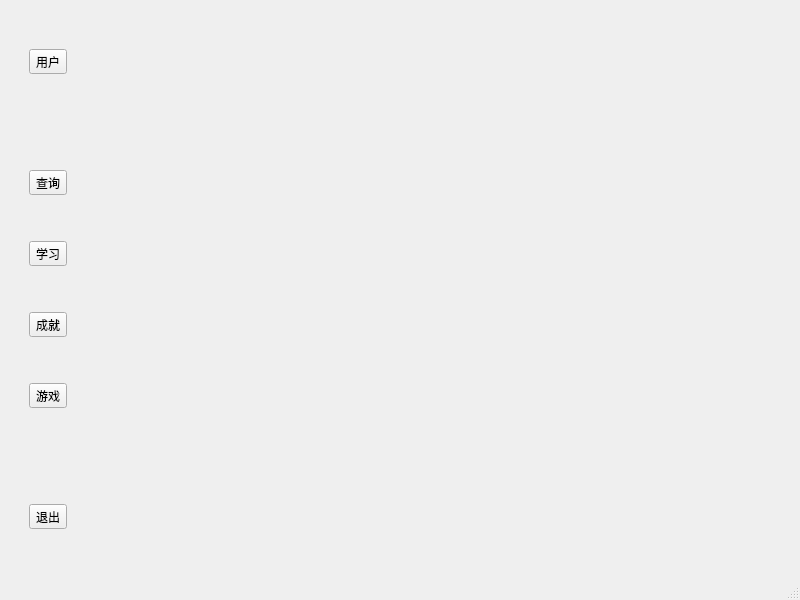
<?xml version="1.0" encoding="UTF-8"?>
<ui version="4.0">
 <class>MainWindow</class>
 <widget class="QMainWindow" name="MainWindow">
  <property name="geometry">
   <rect>
    <x>0</x>
    <y>0</y>
    <width>800</width>
    <height>600</height>
   </rect>
  </property>
  <property name="windowTitle">
   <string>MainWindow</string>
  </property>
  <widget class="QWidget" name="centralwidget">
   <layout class="QVBoxLayout" name="verticalLayout_2">
    <item>
     <layout class="QHBoxLayout" name="horizontalLayout_7" stretch="1,9">
      <item>
       <layout class="QVBoxLayout" name="verticalLayout">
        <item>
         <spacer name="verticalSpacer_8">
          <property name="orientation">
           <enum>Qt::Orientation::Vertical</enum>
          </property>
          <property name="sizeType">
           <enum>QSizePolicy::Policy::Minimum</enum>
          </property>
          <property name="sizeHint" stdset="0">
           <size>
            <width>20</width>
            <height>40</height>
           </size>
          </property>
         </spacer>
        </item>
        <item>
         <layout class="QHBoxLayout" name="horizontalLayout">
          <item>
           <spacer name="horizontalSpacer_11">
            <property name="orientation">
             <enum>Qt::Orientation::Horizontal</enum>
            </property>
            <property name="sizeHint" stdset="0">
             <size>
              <width>40</width>
              <height>20</height>
             </size>
            </property>
           </spacer>
          </item>
          <item>
           <widget class="QToolButton" name="userButton">
            <property name="text">
             <string>用户</string>
            </property>
           </widget>
          </item>
          <item>
           <spacer name="horizontalSpacer_12">
            <property name="orientation">
             <enum>Qt::Orientation::Horizontal</enum>
            </property>
            <property name="sizeHint" stdset="0">
             <size>
              <width>40</width>
              <height>20</height>
             </size>
            </property>
           </spacer>
          </item>
         </layout>
        </item>
        <item>
         <spacer name="verticalSpacer">
          <property name="orientation">
           <enum>Qt::Orientation::Vertical</enum>
          </property>
          <property name="sizeHint" stdset="0">
           <size>
            <width>20</width>
            <height>40</height>
           </size>
          </property>
         </spacer>
        </item>
        <item>
         <layout class="QHBoxLayout" name="horizontalLayout_2">
          <item>
           <spacer name="horizontalSpacer_9">
            <property name="orientation">
             <enum>Qt::Orientation::Horizontal</enum>
            </property>
            <property name="sizeHint" stdset="0">
             <size>
              <width>40</width>
              <height>20</height>
             </size>
            </property>
           </spacer>
          </item>
          <item>
           <widget class="QToolButton" name="queryButton">
            <property name="text">
             <string>查询</string>
            </property>
           </widget>
          </item>
          <item>
           <spacer name="horizontalSpacer_10">
            <property name="orientation">
             <enum>Qt::Orientation::Horizontal</enum>
            </property>
            <property name="sizeHint" stdset="0">
             <size>
              <width>40</width>
              <height>20</height>
             </size>
            </property>
           </spacer>
          </item>
         </layout>
        </item>
        <item>
         <spacer name="verticalSpacer_5">
          <property name="orientation">
           <enum>Qt::Orientation::Vertical</enum>
          </property>
          <property name="sizeType">
           <enum>QSizePolicy::Policy::Minimum</enum>
          </property>
          <property name="sizeHint" stdset="0">
           <size>
            <width>20</width>
            <height>40</height>
           </size>
          </property>
         </spacer>
        </item>
        <item>
         <layout class="QHBoxLayout" name="horizontalLayout_3">
          <item>
           <spacer name="horizontalSpacer_7">
            <property name="orientation">
             <enum>Qt::Orientation::Horizontal</enum>
            </property>
            <property name="sizeHint" stdset="0">
             <size>
              <width>40</width>
              <height>20</height>
             </size>
            </property>
           </spacer>
          </item>
          <item>
           <widget class="QToolButton" name="learnButton">
            <property name="text">
             <string>学习</string>
            </property>
           </widget>
          </item>
          <item>
           <spacer name="horizontalSpacer_8">
            <property name="orientation">
             <enum>Qt::Orientation::Horizontal</enum>
            </property>
            <property name="sizeHint" stdset="0">
             <size>
              <width>40</width>
              <height>20</height>
             </size>
            </property>
           </spacer>
          </item>
         </layout>
        </item>
        <item>
         <spacer name="verticalSpacer_4">
          <property name="orientation">
           <enum>Qt::Orientation::Vertical</enum>
          </property>
          <property name="sizeType">
           <enum>QSizePolicy::Policy::Minimum</enum>
          </property>
          <property name="sizeHint" stdset="0">
           <size>
            <width>20</width>
            <height>40</height>
           </size>
          </property>
         </spacer>
        </item>
        <item>
         <layout class="QHBoxLayout" name="horizontalLayout_4">
          <item>
           <spacer name="horizontalSpacer_5">
            <property name="orientation">
             <enum>Qt::Orientation::Horizontal</enum>
            </property>
            <property name="sizeHint" stdset="0">
             <size>
              <width>40</width>
              <height>20</height>
             </size>
            </property>
           </spacer>
          </item>
          <item>
           <widget class="QToolButton" name="achievementButton">
            <property name="text">
             <string>成就</string>
            </property>
           </widget>
          </item>
          <item>
           <spacer name="horizontalSpacer_6">
            <property name="orientation">
             <enum>Qt::Orientation::Horizontal</enum>
            </property>
            <property name="sizeHint" stdset="0">
             <size>
              <width>40</width>
              <height>20</height>
             </size>
            </property>
           </spacer>
          </item>
         </layout>
        </item>
        <item>
         <spacer name="verticalSpacer_3">
          <property name="orientation">
           <enum>Qt::Orientation::Vertical</enum>
          </property>
          <property name="sizeType">
           <enum>QSizePolicy::Policy::Minimum</enum>
          </property>
          <property name="sizeHint" stdset="0">
           <size>
            <width>20</width>
            <height>40</height>
           </size>
          </property>
         </spacer>
        </item>
        <item>
         <layout class="QHBoxLayout" name="horizontalLayout_5">
          <item>
           <spacer name="horizontalSpacer_4">
            <property name="orientation">
             <enum>Qt::Orientation::Horizontal</enum>
            </property>
            <property name="sizeHint" stdset="0">
             <size>
              <width>40</width>
              <height>20</height>
             </size>
            </property>
           </spacer>
          </item>
          <item>
           <widget class="QToolButton" name="gameButton">
            <property name="text">
             <string>游戏</string>
            </property>
           </widget>
          </item>
          <item>
           <spacer name="horizontalSpacer_3">
            <property name="orientation">
             <enum>Qt::Orientation::Horizontal</enum>
            </property>
            <property name="sizeHint" stdset="0">
             <size>
              <width>40</width>
              <height>20</height>
             </size>
            </property>
           </spacer>
          </item>
         </layout>
        </item>
        <item>
         <spacer name="verticalSpacer_2">
          <property name="orientation">
           <enum>Qt::Orientation::Vertical</enum>
          </property>
          <property name="sizeType">
           <enum>QSizePolicy::Policy::Expanding</enum>
          </property>
          <property name="sizeHint" stdset="0">
           <size>
            <width>20</width>
            <height>40</height>
           </size>
          </property>
         </spacer>
        </item>
        <item>
         <layout class="QHBoxLayout" name="horizontalLayout_6">
          <item>
           <spacer name="horizontalSpacer">
            <property name="orientation">
             <enum>Qt::Orientation::Horizontal</enum>
            </property>
            <property name="sizeHint" stdset="0">
             <size>
              <width>40</width>
              <height>20</height>
             </size>
            </property>
           </spacer>
          </item>
          <item>
           <widget class="QToolButton" name="exitButton">
            <property name="text">
             <string>退出</string>
            </property>
           </widget>
          </item>
          <item>
           <spacer name="horizontalSpacer_2">
            <property name="orientation">
             <enum>Qt::Orientation::Horizontal</enum>
            </property>
            <property name="sizeHint" stdset="0">
             <size>
              <width>40</width>
              <height>20</height>
             </size>
            </property>
           </spacer>
          </item>
         </layout>
        </item>
        <item>
         <spacer name="verticalSpacer_7">
          <property name="orientation">
           <enum>Qt::Orientation::Vertical</enum>
          </property>
          <property name="sizeType">
           <enum>QSizePolicy::Policy::Minimum</enum>
          </property>
          <property name="sizeHint" stdset="0">
           <size>
            <width>20</width>
            <height>40</height>
           </size>
          </property>
         </spacer>
        </item>
       </layout>
      </item>
      <item>
       <widget class="QStackedWidget" name="stackedWidget"/>
      </item>
     </layout>
    </item>
   </layout>
  </widget>
  <widget class="QStatusBar" name="statusbar">
   <property name="tabletTracking">
    <bool>false</bool>
   </property>
  </widget>
  <widget class="QMenuBar" name="menubar">
   <property name="geometry">
    <rect>
     <x>0</x>
     <y>0</y>
     <width>800</width>
     <height>17</height>
    </rect>
   </property>
  </widget>
 </widget>
 <tabstops>
  <tabstop>userButton</tabstop>
  <tabstop>queryButton</tabstop>
  <tabstop>learnButton</tabstop>
  <tabstop>achievementButton</tabstop>
  <tabstop>gameButton</tabstop>
  <tabstop>exitButton</tabstop>
 </tabstops>
 <resources/>
 <connections/>
</ui>
